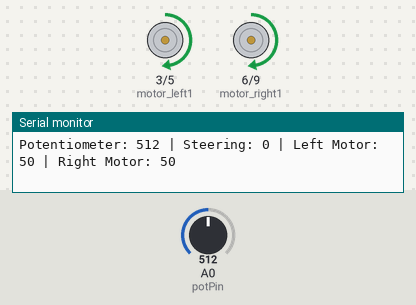
Bench run of a sketch on a simulated Arduino Uno, built with avr-gcc and run on an emulated ATmega328P. Shown: motor-driver pin pairs drawn as motors (green arrow = first pin HIGH = forward, orange = second pin HIGH = backward, longer = more drive), the last lines printed to the serial monitor. The inputs (shaded band) are chosen by the test bench; at power-on: A0 (potPin) = 512.

Above: at 1.2 s.
1.3 s: A0 (potPin) set to 716
At 2.5 s:
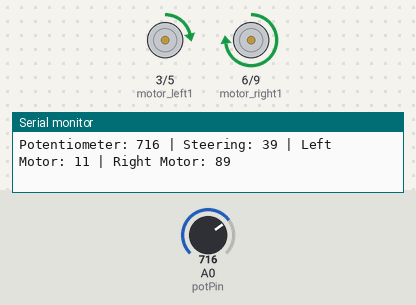
2.8 s: A0 (potPin) set to 900
At 3.4 s:
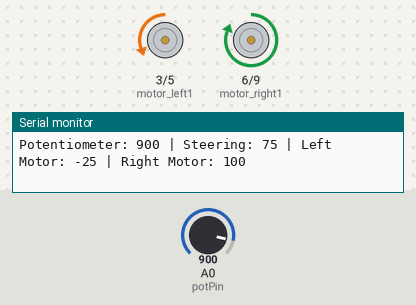
4.3 s: A0 (potPin) set to 987
At 5.5 s:
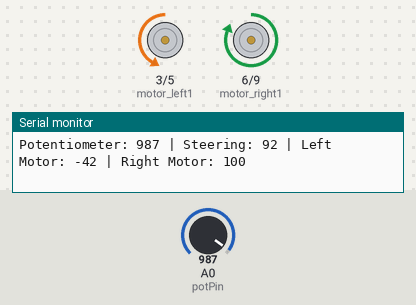
5.8 s: A0 (potPin) set to 1012
At 7.1 s:
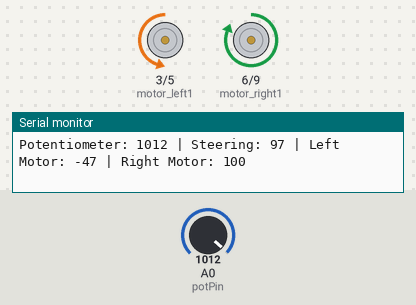
8.8 s: A0 (potPin) set to 511
At 10.0 s:
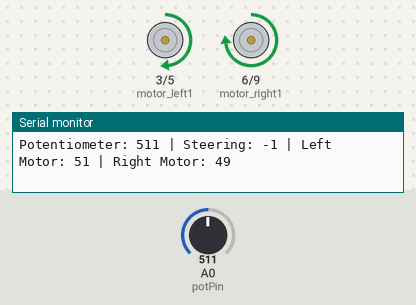
10.3 s: A0 (potPin) set to 275
At 11.3 s:
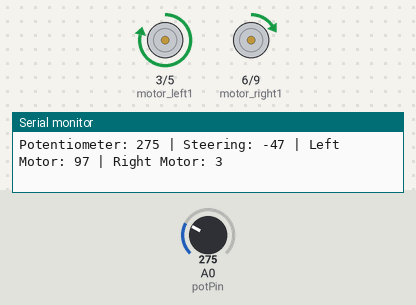
11.8 s: A0 (potPin) set to 260
Timing chart, 0 to 14.3 s (numbered marks = the images above; inputs shaded):
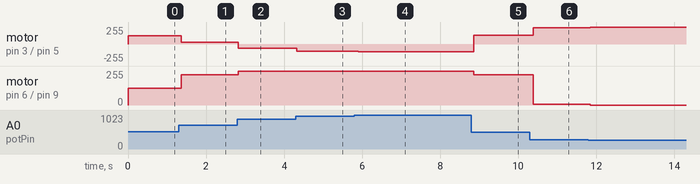

The sketch:

prototype_code.ino
```cpp
const int motor_left1 = 3;
const int motor_left2 = 5;

const int motor_right1 = 6;
const int motor_right2 = 9;

const int potPin = A0;

int throttle = 50;   // real world this would come from throttle
int steering = 0;

int potVal = 0;


int clamp_value(int value, int minimum, int maximum)
{
    return max(minimum, min(value, maximum));
}


void calculate_turning(int throttle, int steering, int &motor_left_pwr, int &motor_right_pwr)
{
    motor_left_pwr = throttle - steering;
    motor_right_pwr = throttle + steering;

    motor_left_pwr = clamp_value(motor_left_pwr, -100, 100);
    motor_right_pwr = clamp_value(motor_right_pwr, -100, 100);
}


void set_motor(int pin1, int pin2, int speed)
{
    // Convert -100 to 100 into 0 to 255
    int pwm = map(abs(speed), 0, 100, 0, 255);

    if (speed >= 0)
    {
        analogWrite(pin1, pwm);
        analogWrite(pin2, 0);
    }
    else
    {
        analogWrite(pin1, 0);
        analogWrite(pin2, pwm);
    }
}


void setup()
{
    pinMode(motor_left1, OUTPUT);
    pinMode(motor_left2, OUTPUT);

    pinMode(motor_right1, OUTPUT);
    pinMode(motor_right2, OUTPUT);

    Serial.begin(9600);
}


void loop()
{
    potVal = analogRead(potPin); // read potionmeter

    steering = map(potVal, 0, 1023, -100, 100);

    // Calculate left and right motor power
    int left;
    int right;

    calculate_turning(throttle, steering, left, right);
    Serial.print("Potentiometer: ");
    Serial.print(potVal);

    Serial.print(" | Steering: ");
    Serial.print(steering);

    Serial.print(" | Left Motor: ");
    Serial.print(left);

    Serial.print(" | Right Motor: ");
    Serial.println(right);

    // Drive motors
    set_motor(motor_left1, motor_left2, left);
    set_motor(motor_right1, motor_right2, right);

    delay(50);
}
```

Measured:
- after the input at 1.3 s, motor on pin 3 (motor_left1) / pin 5 (motor_left2): forward 127/255 → forward 28/255 after 0.07 s; motor on pin 6 (motor_right1) / pin 9 (motor_right2): forward 127/255 → forward 226/255 after 0.07 s
- after the input at 2.8 s, motor on pin 3 (motor_left1) / pin 5 (motor_left2): forward 28/255 → backward 63/255 at once; motor on pin 6 (motor_right1) / pin 9 (motor_right2): forward 226/255 → forward 255/255 at once
- after the input at 4.3 s, motor on pin 3 (motor_left1) / pin 5 (motor_left2): backward 63/255 → backward 107/255 at once
- after the input at 5.8 s, motor on pin 3 (motor_left1) / pin 5 (motor_left2): backward 107/255 → backward 119/255 after 0.10 s
- after the input at 8.8 s, motor on pin 3 (motor_left1) / pin 5 (motor_left2): backward 119/255 → forward 130/255 after 0.06 s; motor on pin 6 (motor_right1) / pin 9 (motor_right2): forward 255/255 → forward 226/255 after 0.06 s
- after the input at 10.3 s, motor on pin 3 (motor_left1) / pin 5 (motor_left2): forward 130/255 → forward 247/255 after 0.08 s; motor on pin 6 (motor_right1) / pin 9 (motor_right2): forward 226/255 → forward 7/255 after 0.09 s
- after the input at 11.8 s, motor on pin 3 (motor_left1) / pin 5 (motor_left2): forward 247/255 → forward 255/255 at once; motor on pin 6 (motor_right1) / pin 9 (motor_right2): forward 7/255 → stopped at once
